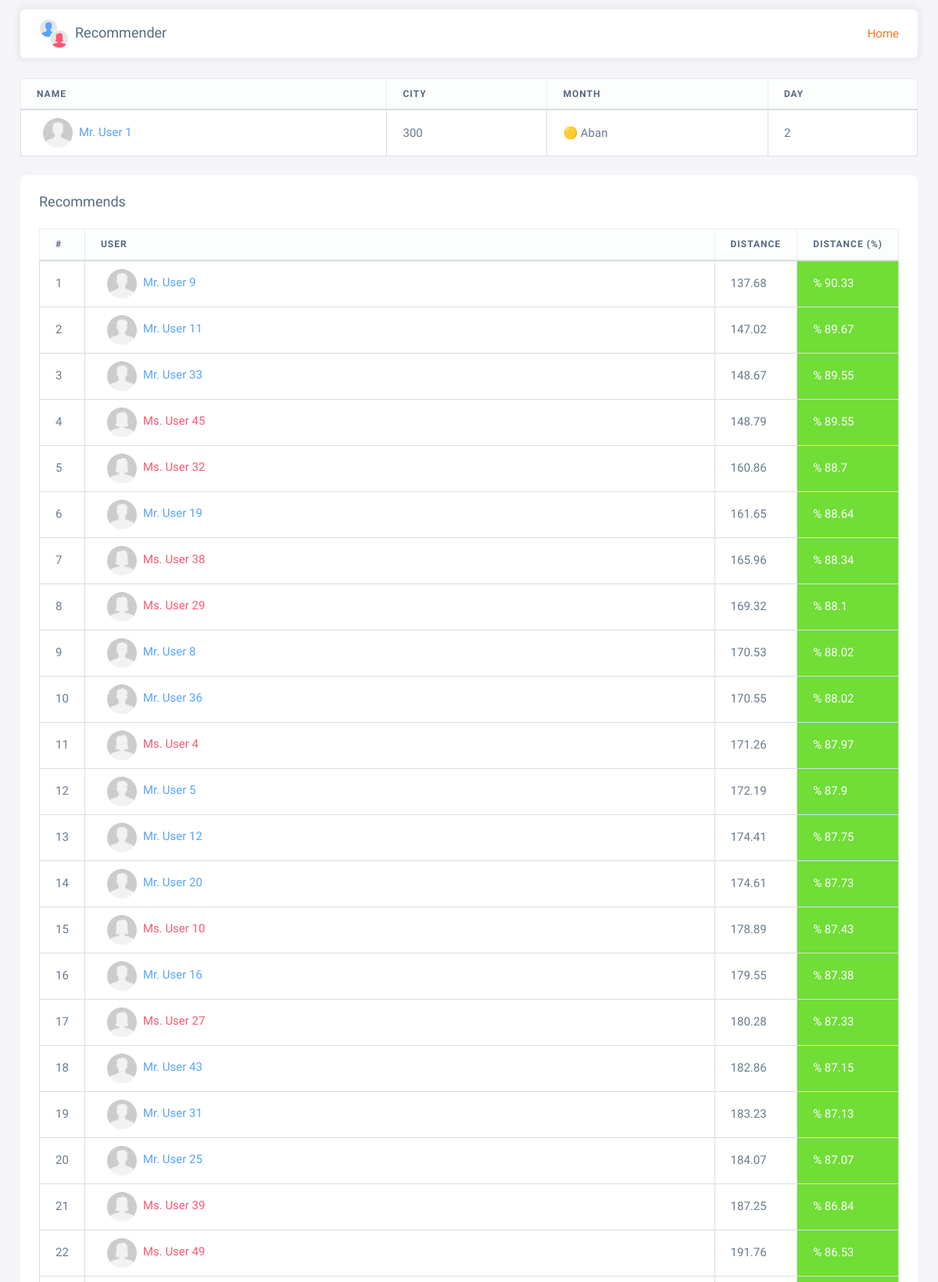
Page /users/1 (upper part) on the committed database.
### main/models.py (models this page shows, shortened)
class User(models.Model):
    name = models.CharField(max_length=50,blank=True)
    sex = models.BooleanField(default=0)
    city = models.IntegerField(default=300)
    month = models.IntegerField(default=5)
    day = models.IntegerField(default=1)
    class Meta:
        managed = True
        verbose_name = 'user'
        verbose_name_plural = 'users'

class Distance(models.Model):
    first = models.ForeignKey(User,on_delete=models.CASCADE,related_name='first',unique=False,default=1)
    second = models.ForeignKey(User,on_delete=models.CASCADE,related_name='second',unique=False)
    distance = models.FloatField()
    class Meta:
        managed = True
        verbose_name = 'Distance'
        verbose_name_plural = 'Distances'

### main/views.py (the view)
# urls.py: path('users/<int:user_id>', UserDetailView.as_view(), name= 'user'),
class UserDetailView(DetailView):
    model = User
    context_object_name = "object"
    template_name = "user.html"
    pk_url_kwarg = "user_id"
    extra_context={
        'pageTitle' : 'User',
    }
    def get_context_data(self, **kwargs):
        context = super().get_context_data(**kwargs)
        distances = Distance.objects.filter(first=self.kwargs['user_id']) | Distance.objects.filter(second=self.kwargs['user_id'])
        context['distances'] = distances.order_by('distance')
        return context

### main/templatetags/main_extras.py (called while the page is built)
@register.filter
def formatmonth(month_num, *args, **kwargs):
    formated = month[str(month_num)]
    return formated

@register.filter
def percentage(distance, *args, **kwargs):
    max = 1423.26
    percentage = abs(round(((distance / max) * 100) - 100,2))
    return percentage

### templates/user.html (shortened to what this page needs)
{% extends 'base.html' %}
{% block content %}
{% load main_extras %}
{% load static %}
<div class="card">
  <div class="table-responsive text-nowrap">
    <table class="table table-bordered table-hover">
      <thead class="table-light">
        <tr>
          <th>Name</th>
          <th>City</th>
          <th>Month</th>
          <th>Day</th>
        </tr>
      </thead>
      <tbody class="table-border-bottom-0">
        <td {% if object.sex %}class = "bg-female"{% else %}class = "bg-male"{% endif %}>
          <a href="{% url 'user' object.id %}">
              {% if object.sex %}
                  <img src="{% static 'img/avatars/female.jpg' %}" alt="Avatar" class="avatar avatar-s rounded-circle mx-2">Ms.
              {% else %}
                  <img src="{% static 'img/avatars/male.jpg' %}" alt="Avatar" class="avatar avatar-s rounded-circle mx-2">Mr.
              {% endif %}
                  {{ object.name }}
          </a>
        </td>
        <td>{{ object.city }}</td>
        <td>{{ object.month|formatmonth }}</td>
        <td>{{ object.day }}</td>
      </tbody>
    </table>
  </div>
</div>
<div class="card mt-4">
  <h5 class="card-header">Recommends</h5>
  <div class="card-body">
    <div class="table-responsive text-nowrap">
      <table class="table table-bordered table-hover">
        <thead class="table-light">
          <tr>
            <th class="index">#</th>
            <th>User</th>
            <th class="day">Distance</th>
            <th class="day">Distance (%)</th>
          </tr>
        </thead>
        <tbody class="table-border-bottom-0">
          {% for distance in distances %}
            <tr>
                <td>{{ forloop.counter }}</td>
                {% if distance.first.name == object.name %}
                    <td {% if distance.second.sex %}class = "bg-female"{% else %}class = "bg-male"{% endif %}>
                      <a href="{% url 'user' distance.second.id %}">
                        {% if distance.second.sex %}
                            <img src="{% static 'img/avatars/female.jpg' %}" alt="Avatar" class="avatar avatar-s rounded-circle mx-2">Ms.
                        {% else %}
                            <img src="{% static 'img/avatars/male.jpg' %}" alt="Avatar" class="avatar avatar-s rounded-circle mx-2">Mr.
                        {% endif %}
                            {{ distance.second.name }}
                      </a>
                    </td>
                {% endif %}
                  <td class = "">{{ distance.distance|floatformat:2 }}</td>
                  <td {% if distance.distance|percentage > 60 %}
                        class = "text-white bg-success"
                      {% elif distance.distance|percentage < 60 and distance.distance|percentage > 30 %}
                        class = "text-white bg-warning"
                      {% elif distance.distance|percentage < 30 %}
                        class = "text-white bg-danger"
                      {% endif %}>
                    % {{ distance.distance|percentage }}
                  </td>
            </tr>
          {% endfor %}
        </tbody>
      </table>
    </div>
  </div>
</div>
{% endblock content %}

### static/style/theme.css (style rules this page uses)
a { color: #FE7524; }

### static/style/costum.css (style rules this page uses)
.card { -webkit-box-shadow: none !important; box-shadow: none !important; }
.bg-female a { color: #fa5873; }
.bg-male a { color: #58a4fa; }
.index { width: 10px !important; }
.day { width: 80px !important; }

### rows in the picture
User: name "User 1", city "300", month "🟡 Aban", day "2"
Distance: second.name "User 9", distance "137.68", distance|percentage "90.33"
Distance: second.name "User 11", distance "147.02", distance|percentage "89.67"
Distance: second.name "User 33", distance "148.67", distance|percentage "89.55"
Distance: second.name "User 45", distance "148.79", distance|percentage "89.55"
Distance: second.name "User 32", distance "160.86", distance|percentage "88.7"
Distance: second.name "User 19", distance "161.65", distance|percentage "88.64"
Distance: second.name "User 38", distance "165.96", distance|percentage "88.34"
Distance: second.name "User 29", distance "169.32", distance|percentage "88.1"
Distance: second.name "User 8", distance "170.53", distance|percentage "88.02"
Distance: second.name "User 36", distance "170.55", distance|percentage "88.02"
Distance: second.name "User 4", distance "171.26", distance|percentage "87.97"
Distance: second.name "User 5", distance "172.19", distance|percentage "87.9"
Distance: second.name "User 12", distance "174.41", distance|percentage "87.75"
Distance: second.name "User 20", distance "174.61", distance|percentage "87.73"
Distance: second.name "User 10", distance "178.89", distance|percentage "87.43"
Distance: second.name "User 16", distance "179.55", distance|percentage "87.38"
Distance: second.name "User 27", distance "180.28", distance|percentage "87.33"
Distance: second.name "User 43", distance "182.86", distance|percentage "87.15"
Distance: second.name "User 31", distance "183.23", distance|percentage "87.13"
Distance: second.name "User 25", distance "184.07", distance|percentage "87.07"
Distance: second.name "User 39", distance "187.25", distance|percentage "86.84"
Distance: second.name "User 49", distance "191.76", distance|percentage "86.53"
